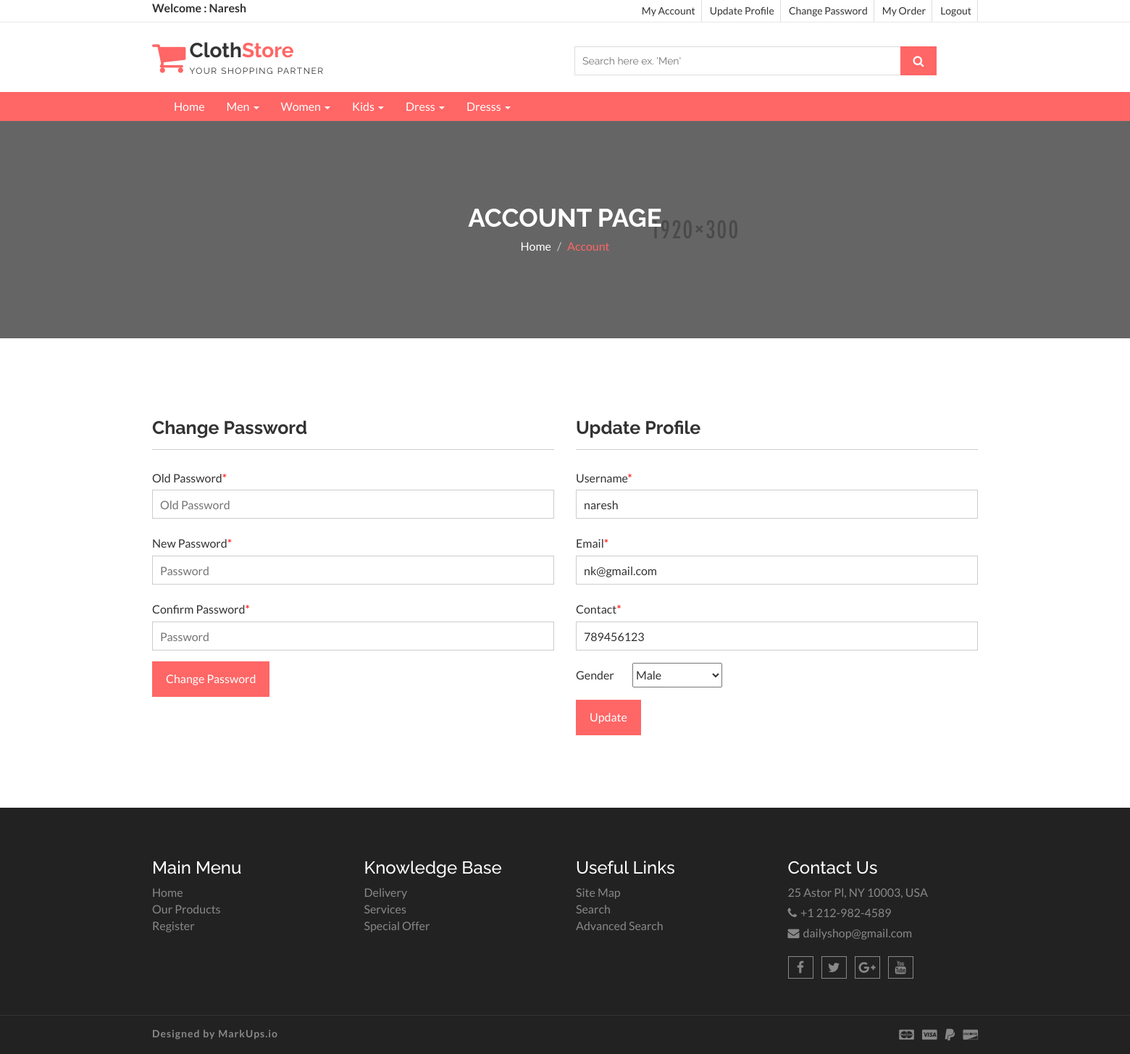
The app's page /web-tier/clothStore/update_profile.php (signed in) with its own data.
### tables this page shows
CREATE TABLE IF NOT EXISTS `tbl_category` (
  `cat_id` int(11) NOT NULL,
  `cat_name` varchar(50) NOT NULL
);

CREATE TABLE IF NOT EXISTS `tbl_customers` (
  `id` int(11) NOT NULL,
  `name` varchar(30) NOT NULL,
  `email` varchar(30) NOT NULL,
  `password` varchar(50) NOT NULL,
  `contact` bigint(10) NOT NULL,
  `gender` varchar(30) NOT NULL,
  `date` timestamp NOT NULL DEFAULT CURRENT_TIMESTAMP,
  `address` varchar(255) DEFAULT NULL,
  `city` varchar(30) DEFAULT NULL,
  `state` varchar(30) DEFAULT NULL
);

### web-tier/clothStore/update_profile.php (the view, shortened to what this page needs)
<?php
include_once('include/connection.php');
if(isset($_SESSION['id']))
{
  $id    = $_SESSION['id'];
  $sel   = "select * from  tbl_customers where id='$id'";
  $exe   = $con->query($sel);
  $all   = $exe->fetch_object();
}
include_once('include/header.php');
?>
  <section id="aa-catg-head-banner">
    <img src="img/fashion/fashion-header-bg-8.jpg" alt="fashion img">
    <div class="aa-catg-head-banner-area">
     <div class="container">
      <div class="aa-catg-head-banner-content">
        <h2>Account Page</h2>
        <ol class="breadcrumb">
          <li><a href="index.html">Home</a></li>
          <li class="active">Account</li>
        </ol>
      </div>
     </div>
   </div>
  </section>
 <section id="aa-myaccount">
   <div class="container">
     <div class="row">
       <div class="col-md-12">
        <div class="aa-myaccount-area">
            <div class="row">
              <div class="col-md-6">
                <div class="aa-myaccount-login">
                <h4>Change Password</h4>
                 <form method="post" class="aa-login-form">
                  <label for="">Old Password<span>*</span></label>
                   <input type="password"  name="old_pass" value="" placeholder="Old Password">
                   <label for="">New Password<span>*</span></label>
                    <input type="password" required="" value="" name="new_pass" placeholder="Password">
                    <label for="">Confirm Password<span>*</span></label>
                    <input type="password" required="" value="" name="conf_pass" placeholder="Password">
                    <input type="submit"  name="change" value="Change Password" class="aa-browse-btn"></input>
                  </form>
                </div>
              </div>
              <div class="col-md-6">
                <div class="aa-myaccount-register">
                 <h4>Update Profile</h4>
                 <form method="post" class="aa-login-form">
                    <label for="">Username<span>*</span></label>
                    <input type="text" value="<?php echo $all->name; ?>" name="name" required="" placeholder="Username">
                    <label for="">Email<span>*</span></label>
                    <input type="text" value="<?php echo $all->email; ?>" name="email" required="" placeholder="email">
                    <label for="">Contact<span>*</span></label>
                    <input type="text" value="<?php echo $all->contact; ?>" name="contact" required="" placeholder="contact">
                    <label for="">Gender<span></span></label>
                    <select name="gender" style=" margin-left: 22px;width: 124px;height: 34px;">
                        <option value="male"
                        <?php
                        if($all->gender=="male")
                        {
                          ?> selected="selected";
                        <?php
                        }
                      ?>>Male</option>
                      </select>
                    <div style="margin-top: 17px;">
                      <input type="submit" name="update" value="Update" class="aa-browse-btn"></input>
                    </div>
                  </form>
                </div>
              </div>
            </div>
         </div>
       </div>
     </div>
   </div>
 </section>
<?php
include_once('include/footer.php');
?>

### web-tier/clothStore/include/header.php (shortened to what this page needs)
<?php
include_once('include/connection.php');
$select = 'SELECT * FROM tbl_category';
$record = $con->query($select);
?>
<!DOCTYPE html>
<html lang="en">
  <head>
    <link href="css/font-awesome.css" rel="stylesheet">
    <link href="css/bootstrap.css" rel="stylesheet">
    <link href="css/jquery.smartmenus.bootstrap.css" rel="stylesheet">
    <link rel="stylesheet" type="text/css" href="css/jquery.simpleLens.css">
    <link rel="stylesheet" type="text/css" href="css/slick.css">
    <link rel="stylesheet" type="text/css" href="css/nouislider.css">
    <link id="switcher" href="css/theme-color/default-theme.css" rel="stylesheet">
    <link rel="stylesheet" href="https://maxcdn.bootstrapcdn.com/bootstrap/3.3.7/css/bootstrap.min.css">
    <link href="css/style.css" rel="stylesheet">
  </head>
  <body>
  <header id="aa-header">
    <div class="aa-header-top">
      <div class="container">
        <div class="row">
          <div class="col-md-12">
            <div class="aa-header-top-area">
              <?php
              if(isset($_SESSION['id']))
              {
              ?>
              <b>Welcome : <?php echo ucfirst($_SESSION['name']); ?></b>
              <?php
              }
              ?>
              <div class="aa-header-top-right">
                <ul class="aa-head-top-nav-right">
                  <li><a href="account.php">My Account</a></li>
                  <?php
                if(isset($_SESSION['id']))
                {
                ?>
                  <li><a href="update_profile.php">Update Profile</a></li>
                  <li><a href="update_profile.php">Change Password</a></li>
                  <li><a href="my_order.php">My Order</a></li>
                  <li class="hidden-xs"><a href="logout.php">Logout</a></li>
                <?php
                }
                else
                {
                ?>
                  <li class="hidden-xs"><a href="account.php">Login</a></li>
                <?php
                }
                ?>
                </ul>
              </div>
            </div>
          </div>
        </div>
      </div>
    </div>
    <div class="aa-header-bottom">
      <div class="container">
        <div class="row">
          <div class="col-md-12">
            <div class="aa-header-bottom-area">
              <div class="aa-logo">
                <a href="index.html">
                  <span class="fa fa-shopping-cart"></span>
                  <p>Cloth<strong>Store</strong> <span>Your Shopping Partner</span></p>
                </a>
              </div>
              <div class="aa-search-box">
                <form method="post">
                  <input type="text" name="search_val" id="" placeholder="Search here ex. 'Men' ">
                  <button type="submit" name="search"><span class="fa fa-search"></span></button>
                </form>
              </div>
            </div>
          </div>
        </div>
      </div>
    </div>
  </header>
  <section id="menu">
    <div class="container">
      <div class="menu-area">
        <div class="navbar navbar-default" role="navigation">
          <div class="navbar-collapse collapse">
            <ul class="nav navbar-nav">
              <li><a href="index.php">Home</a></li>
            <?php
              while($row= $record->fetch_object())
              {
                ?>
                <li>
                  <a href="product.php?cat_id=<?=$row->cat_id; ?>"><?php echo ucfirst($row->cat_name);?> <span class="caret"></span></a>
    </li><?php
}
?>
            </ul>
          </div>
        </div>
      </div>
    </div>
  </section>

### web-tier/clothStore/css/theme-color/default-theme.css (style rules this page uses)
h2 { color: #ff6666; }
.aa-browse-btn { background-color: #ff6666; border: 1px solid #ff6666; }
#aa-header .aa-header-bottom .aa-header-bottom-area .aa-logo a > span { color: #ff6666; }
#aa-header .aa-header-bottom .aa-header-bottom-area .aa-logo a strong { color: #ff6666; }
#aa-header .aa-header-bottom .aa-header-bottom-area .aa-search-box button { background-color: #ff6666; }
#menu { background-color: #ff6666; }
#aa-catg-head-banner .aa-catg-head-banner-area .aa-catg-head-banner-content .breadcrumb .active { color: #ff6666; }

### records on screen
tbl_category: cat_name "Men"
tbl_category: cat_name "Women"
tbl_category: cat_name "Kids"
tbl_category: cat_name "Dress"
tbl_category: cat_name "Dresss"
tbl_customers: name "naresh", email "nk@gmail.com", contact "789456123", gender "Male"

### other values on screen
$_SESSION['name'] "Naresh"
